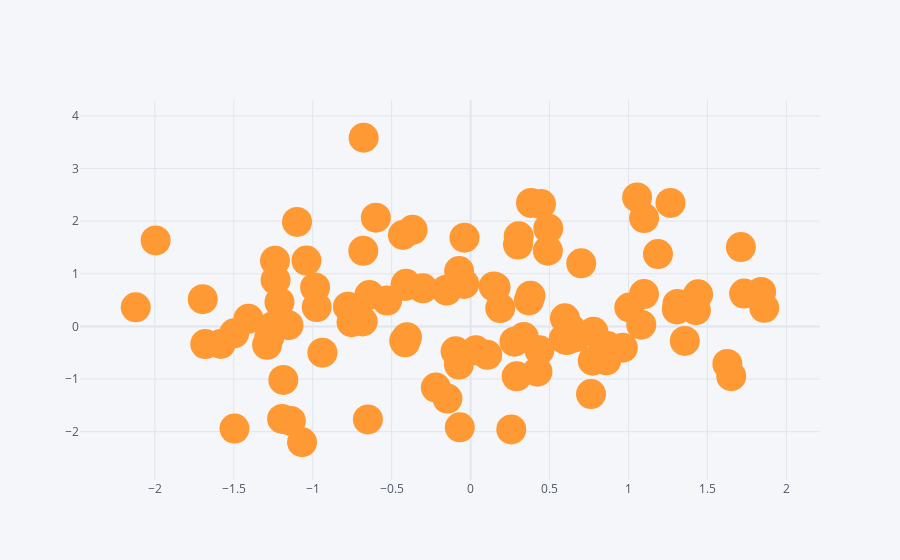

Notebook code for this chart:
### Code cell
df.iplot(kind='scatter',x='A',y='B',mode='markers',size=30)
